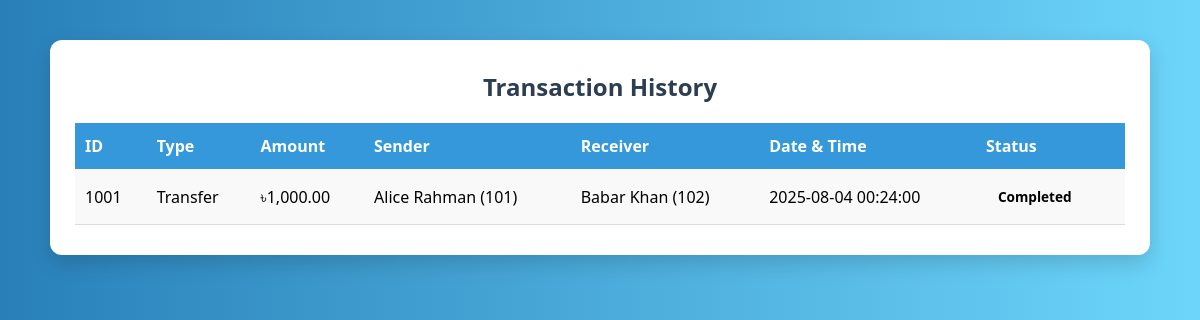
Screenshot of /MS/transaction-history.php with the database file from the repository.
### tables this page shows
CREATE TABLE `Transactions` (
  `transactionId` bigint(20) NOT NULL,
  `type` enum('transfer','deposit','withdrawal') DEFAULT NULL,
  `sender_accountId` bigint(20) DEFAULT NULL,
  `receiver_accountId` bigint(20) DEFAULT NULL,
  `amount` double DEFAULT NULL,
  `timestamp` datetime DEFAULT NULL,
  `status` enum('pending','completed','failed') DEFAULT NULL,
  `verificationID` varchar(50) DEFAULT NULL
);

CREATE TABLE `Customer` (
  `customerId` bigint(20) NOT NULL,
  `name` varchar(100) DEFAULT NULL,
  `nid` bigint(20) DEFAULT NULL,
  `phone` varchar(20) DEFAULT NULL,
  `email` varchar(50) DEFAULT NULL,
  `address` varchar(255) DEFAULT NULL,
  `kycstatus` tinyint(1) DEFAULT NULL
);

### MS/transaction-history.php (the view, shortened to what this page needs)
<?php
$conn = new mysqli("localhost", "root", "", "banking_system");
$sql = "SELECT t.*,
               sAcc.accountId AS sender_id, sCus.name AS sender_name,
               rAcc.accountId AS receiver_id, rCus.name AS receiver_name
        FROM Transactions t
        LEFT JOIN Account sAcc ON t.sender_accountId = sAcc.accountId
        LEFT JOIN Customer sCus ON sAcc.customerId = sCus.customerId
        LEFT JOIN Account rAcc ON t.receiver_accountId = rAcc.accountId
        LEFT JOIN Customer rCus ON rAcc.customerId = rCus.customerId
        WHERE 1";
$sql .= " ORDER BY t.timestamp DESC";
$result = $conn->query($sql);
?>
<!DOCTYPE html>
<html lang="en">
<head>
  <link rel="stylesheet" href="transaction-history.css" />
</head>
<body>
  <div class="container">
    <h2>Transaction History</h2>
    <table>
      <thead>
        <tr>
          <th>ID</th>
          <th>Type</th>
          <th>Amount</th>
          <th>Sender</th>
          <th>Receiver</th>
          <th>Date &amp; Time</th>
          <th>Status</th>
        </tr>
      </thead>
      <tbody>
        <?php if ($result && $result->num_rows > 0): ?>
          <?php while ($row = $result->fetch_assoc()): ?>
            <tr>
              <td><?= htmlspecialchars($row['transactionId']) ?></td>
              <td><?= ucfirst(htmlspecialchars($row['type'])) ?></td>
              <td>৳<?= number_format((float) $row['amount'], 2) ?></td>
              <td>
                <?= htmlspecialchars($row['sender_name'] ?? 'N/A') ?>
                (<?= htmlspecialchars($row['sender_accountId']) ?>)
              </td>
              <td>
                <?= htmlspecialchars($row['receiver_name'] ?? 'N/A') ?>
                (<?= htmlspecialchars($row['receiver_accountId']) ?>)
              </td>
              <td><?= htmlspecialchars($row['timestamp']) ?></td>
              <td>
                <span class="status <?= htmlspecialchars($row['status']) ?>">
                  <?= ucfirst(htmlspecialchars($row['status'])) ?>
                </span>
              </td>
            </tr>
          <?php endwhile; ?>
        <?php else: ?>
          <tr>
            <td colspan="7">No transactions found.</td>
          </tr>
        <?php endif; ?>
      </tbody>
    </table>
  </div>
</body>
</html>

### MS/transaction-history.css (style rules this page uses)
* { box-sizing: border-box; margin: 0; padding: 0; }
body { align-items: flex-start; background: linear-gradient(to right, #2980b9, #6dd5fa); display: flex; font-family: 'Segoe UI', Tahoma, Geneva, Verdana, sans-serif; justify-content: center; min-height: 100vh; padding: 40px 20px; }
.container { background: #ffffff; border-radius: 12px; box-shadow: 0 8px 20px rgba(0, 0, 0, 0.15); max-width: 1100px; padding: 30px 25px; transition: transform 0.3s ease, box-shadow 0.3s ease; width: 100%; }
.container h2 { color: #2c3e50; margin-bottom: 20px; text-align: center; }
table { border-collapse: collapse; margin-top: 10px; width: 100%; }
thead { background-color: #3498db; color: white; }
thead th { padding: 12px 10px; text-align: left; }
tbody td { border-bottom: 1px solid #ddd; padding: 12px 10px; transition: background-color 0.3s ease; }
tbody tr { background-color: #f9f9f9; }
.status { border-radius: 20px; display: inline-block; font-size: 0.85rem; font-weight: bold; padding: 6px 12px; text-transform: capitalize; }

### rows the page displays
transactions: transactionId "1001", type "Transfer", amount "1,000.00", customer.name "Alice Rahman", sender_accountId "101", customer.name "Babar Khan", receiver_accountId "102", timestamp "2025-08-04 00:24:00", status "Completed"
